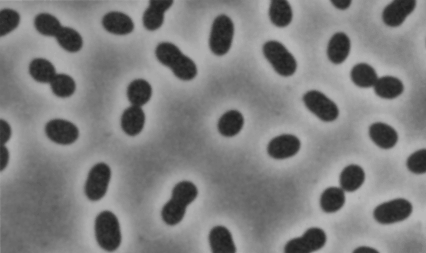
#> input picture bacteria.tif, 426 x 253 px
$ jupyter execute watershed.ipynb
#> lines starting #> are read from the running program, lines starting #| are printed output that depends on the picture; after the words box and inside, x2 and y2 are one past the last pixel; in counts of white or black regions, pixels touching at a corner belong together
[cell 1]
import matplotlib.pyplot as plt
from mpl_toolkits.mplot3d import Axes3D
import cv2
import numpy as np

# Defining functions
 **Histogram**
 Generates a histogram, with 256 bins

 **Otsu binarization**
 Aiming to find a threshold that maximizes variance $\sigma$ between classes by computing sums of probabilities up to threshold $t$:

 - $w_0(t)$: the probability of the background class
 - $w_1(t)$: the probability of the foreground class
 - $\mu_0(t)$: the mean intensity of the bg-class
 - $\mu_1(t)$: the mean intensity of the fg-class

 The formula for the between-class variance:
 $\sigma^2(t)=w_0(t)*w_1(t)*(\mu_0(t)-\mu_1(t))^2$, we select $t$ that maximize $\sigma^2(t)$

 **Distance transform**
 The distance transform is computed via manhattan (cityblock) distance $dt[i,j] = |i_0-i_1|+|j_0-j_1|$, where $i_0,j_0$ represents the current pixel were calculating the distances for, while $i_1,j_1$ is the position of the nearest foreground pixel

[cell 2]
I = cv2.imread('bacteria.tif', cv2.IMREAD_GRAYSCALE)
#> I is the input picture: shape (253, 426); min 33, max 184, mean 127.8

def hist(I):
    """
    Input: Gray image
    Output: Histogram
    """
    histo = [0] * 256
    for row in I:
        for p in row:
            histo[p] += 1
    return histo

def binarize_otsu(I):
    """
    Input: Gray image
    Output: Thresholded image
    """
    histogram = hist(I)
#> after the loop in hist, `for row in I:`: histo = 256 values, max 2834 at index 164, min 0 at index 0, mean 421
    total_pixels = sum(histogram)
    probs = [h / total_pixels for h in histogram]
    max_variance = 0

    #thresholds
    for t in range(256):
        #w0= sum of p(pixel \in background|threshold)
        w0 = sum(probs[:t + 1])
        w1 = sum(probs[t + 1:])
        #means
        mu0 = sum(i * probs[i] for i in range(t + 1)) / w0 if w0 > 0 else 0
        mu1 = sum(i * probs[i] for i in range(t + 1, 256)) / w1 if w1 > 0 else 0
        variance = w0 * w1 * (mu0 - mu1) ** 2

        #maximize between-class variance
        if variance > max_variance:
            max_variance = variance
            optimal_thresh = t

    B = (I > optimal_thresh).astype(np.uint8)
    return B

def distance_transform(I):
    """
    Input: Binary image
    Output: Distance transform
    """
    #manhattan
    dt = np.full_like(I, np.inf, dtype=float)

    for i in range(I.shape[0]):
        for j in range(I.shape[1]):
            if I[i, j] == 1:
                dt[i, j] = 0 # I(i,j) if fg
            else:
                if i > 0:
                    dt[i, j] = min(dt[i, j], dt[i-1, j] + 1)
                if j > 0:
                    dt[i, j] = min(dt[i, j], dt[i, j-1] + 1)
    for i in range(I.shape[0] - 1, -1, -1):
        for j in range(I.shape[1] - 1, -1, -1):
            if I[i, j] == 0:  # I(i,j) is bg
                if i < I.shape[0] - 1:
                    dt[i, j] = min(dt[i, j], dt[i+1, j] + 1)
                if j < I.shape[1] - 1:
                    dt[i, j] = min(dt[i, j], dt[i, j+1] + 1)
    return dt

def erosion(I, strel):
    """
    Input: Binary image, structuring element
    Output: eroded image
    """
    m, n = I.shape
    k_m, k_n = strel.shape
    pad_m = k_m // 2
    pad_n = k_n // 2
    output = np.zeros_like(I)

    # for pixel
    for i in range(pad_m, m - pad_m):
        for j in range(pad_n, n - pad_n):
            region = I[i - pad_m:i + pad_m + 1, j - pad_n:j + pad_n + 1]
            if np.all(region >= strel):  #erosion "all"
                output[i, j] = 1
    return output

def dilation(I, strel):
    """
    Input: Binary image, structuring element
    Output: dilated image
    """
    m, n = I.shape
    k_m, k_n = strel.shape
    pad_m = k_m // 2
    pad_n = k_n // 2
    output = np.zeros_like(I)
    for i in range(pad_m, m - pad_m):
        for j in range(pad_n, n - pad_n):
            region = I[i - pad_m:i + pad_m + 1, j - pad_n:j + pad_n + 1]
            if np.any(region == 1):
                output[i, j] = 1
    return output

def disk(radius):
    diameter = 2 * radius + 1
    strel = np.zeros((diameter, diameter), dtype=int)
    center = radius
    for i in range(diameter):
        for j in range(diameter):
            distance = np.sqrt((i - center) ** 2 + (j - center) ** 2)
            if distance <= radius:
                strel[i, j] = 1
    return strel

[cell 3]
binary = 1 - binarize_otsu(I)
#> in binarize_otsu, `histogram = hist(I)`: histogram has the same summary as histo in hist
#> in binarize_otsu, `total_pixels = sum(histogram)`: total_pixels = 107778
#> in binarize_otsu, `probs = [h / total_pixels for h in histogram]`: probs = 256 values, max 0.0263 at index 164, min 0 at index 0, mean 0.00391
#> the loop in binarize_otsu, `for t in range(256):` made 256 passes
#> (w0, w1, mu0, mu1, variance, max_variance) on passes 34, 37, 38, 40, 41, 42, 43, 44, 45, 46, 47, 48: (0.00303, 0.997, 33, 128.1, 27.33, 27.33), (0.00611, 0.994, 34.51, 128.3, 53.5, 53.5), (0.00966, 0.99, 35.42, 128.7, 83.17, 83.17), (0.016, 0.984, 36.84, 129.2, 134.6, 134.6), (0.0199, 0.98, 37.46, 129.6, 165.3, 165.3), (0.0272, 0.973, 38.41, 130.3, 222.9, 222.9), (0.0302, 0.97, 38.77, 130.5, 247, 247), (0.0346, 0.965, 39.3, 130.9, 280.4, 280.4), (0.0488, 0.951, 40.67, 132.2, 388.8, 388.8), (0.0599, 0.94, 41.48, 133.3, 474.5, 474.5), (0.0656, 0.934, 41.86, 133.8, 517.7, 517.7), (0.0758, 0.924, 42.56, 134.8, 595.6, 595.6)
#> (w0, w1, mu0, mu1, variance) on passes 1 to 6: (0, 1, 0, 127.8, 0), (0, 1, 0, 127.8, 0), (0, 1, 0, 127.8, 0), (0, 1, 0, 127.8, 0), (0, 1, 0, 127.8, 0), (0, 1, 0, 127.8, 0)
#> after the loop in binarize_otsu, `for t in range(256):`: max_variance = 1122.2; optimal_thresh = 98
#> in binarize_otsu, `B = (I > optimal_thresh).astype(np.uint8)`:
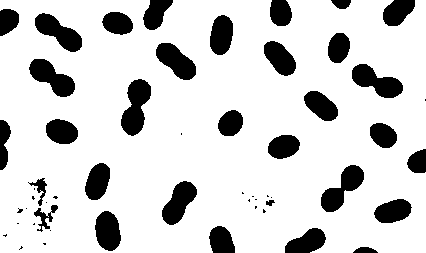
#> B: shape (253, 426); values 0 (black) and 1 (white), 82.5% white; 54 black regions (22 under 20 px), largest, box (x1, y1, x2, y2) and area: (121, 79, 151, 136) 1049, (321, 165, 364, 212) 944, (352, 64, 403, 98) 943
strel = disk(2)
binary_del = dilation(binary, strel)
#> after the loop in dilation, `for i in range(pad_m, m - pad_m):`:
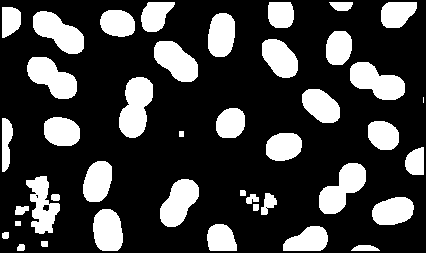
#> output: shape (253, 426); values 0 (black) and 1 (white), 24.7% white; 42 white regions (1 under 20 px), largest, box (x1, y1, x2, y2) and area: (119, 77, 153, 138) 1445, (319, 163, 366, 214) 1321, (350, 62, 405, 100) 1307
strel = disk(8)
binary_er = erosion(binary_del, strel)
#> after the loop in erosion, `for i in range(pad_m, m - pad_m):`:
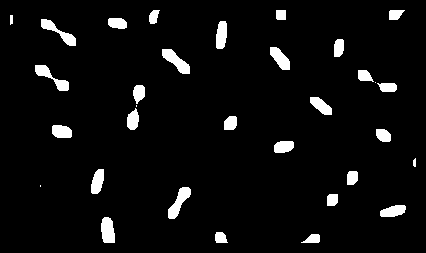
#> output: shape (253, 426); values 0 (black) and 1 (white), 5.1% white; 32 white regions (3 under 20 px), largest, box (x1, y1, x2, y2) and area: (162, 49, 190, 74) 334, (168, 187, 191, 219) 333, (41, 19, 76, 46) 308

plt.figure(1)
plt.subplot(1,3,1)
plt.imshow(binary, cmap='gray')
plt.title('Binary')
plt.subplot(1,3,2)
plt.imshow(binary_del, cmap='gray')
plt.title('Dilated')
plt.subplot(1,3,3)
plt.imshow(binary_er, cmap='gray')
plt.title('Eroted')
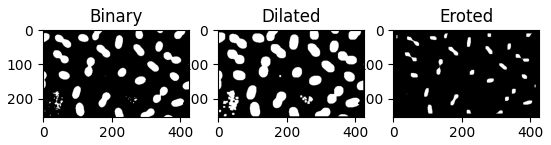
#> figure drawn by matplotlib, 3 panels

[cell 4]
distance = distance_transform(1 - binary_er)
#> after the loop in distance_transform, `for i in range(I.shape[0]):`:
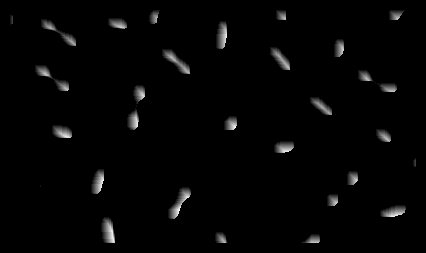
#> dt: shape (253, 426) float64; min 0, max 12, mean 0.22; drawn with min black and max white
#> after the loop in distance_transform, `for i in range(I.shape[0] - 1, -1, -1):`:
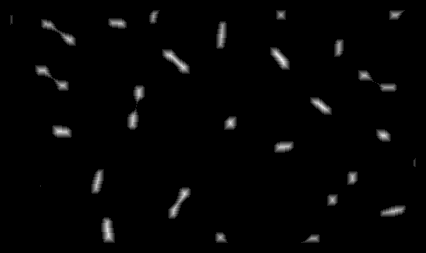
#> dt: shape (253, 426) float64; 2.12% of pixels changed, all inside (x1, y1, x2, y2) = (11, 11, 416, 243); drawn with min black and max white
distance_normalized = cv2.normalize(distance, None, 0, 255, cv2.NORM_MINMAX)
distance_normalized = distance_normalized.astype(np.uint8)
fused = cv2.addWeighted(binary*255, 0.4, 255 - distance_normalized, 0.9, 0.5)
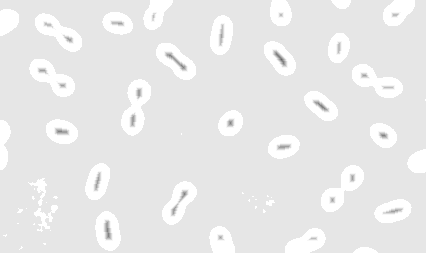
#> fused: shape (253, 426); min 102, max 255, mean 233.3


plt.figure()
plt.subplot(1,3,1)
plt.imshow(I, cmap='gray')
plt.title('Binary')
plt.subplot(1,3,2)
plt.imshow(distance, cmap='gray')
plt.title('dt')
plt.subplot(1,3,3)
plt.imshow(fused, cmap='gray')
plt.title('fuse')

X, Y = np.meshgrid(np.arange(distance.shape[1]), np.arange(distance.shape[0]))

fig = plt.figure()
ax = fig.add_subplot(111, projection='3d')
ax.plot_surface(X, Y, distance, cmap='jet')
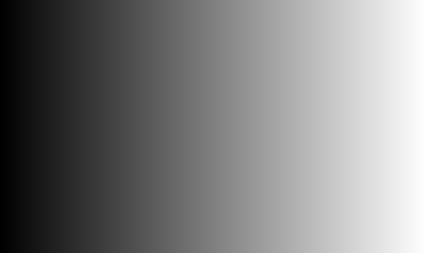
#> X: shape (253, 426) int64; min 0, max 425, mean 212.5; drawn with min black and max white

ax.set_xlabel('X')
ax.set_ylabel('Y')
ax.set_zlabel('Intensity (Altitude)')
plt.title('Surface plot; distance = altitude')
plt.show()
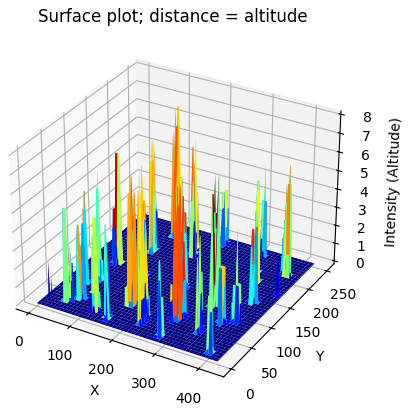
#> figure drawn by matplotlib, 1 panel
